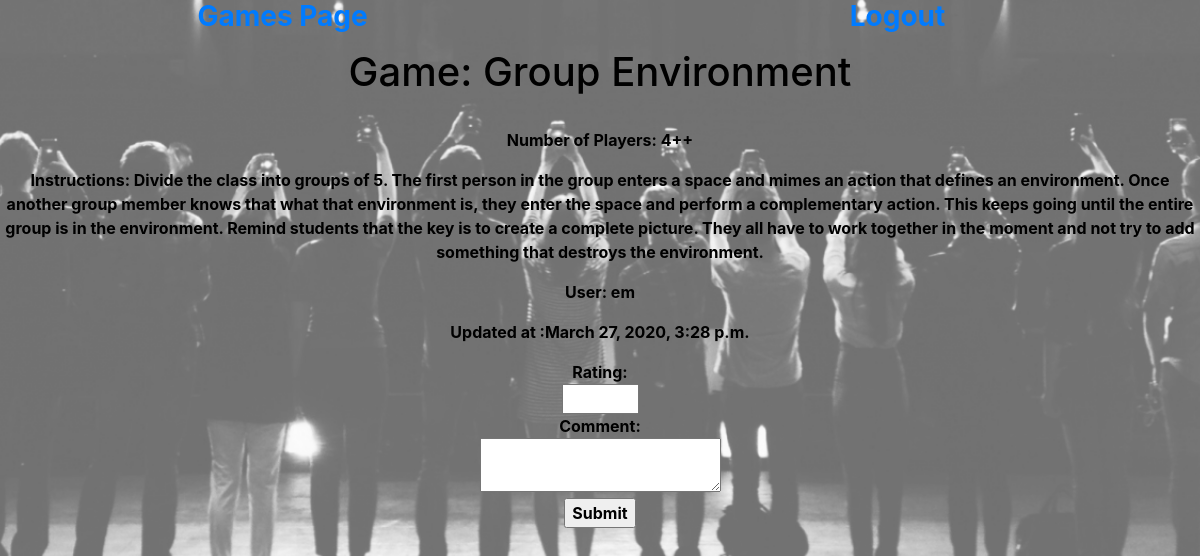
The page /games/19/view on the database its author committed.
### games/models.py (models this page shows)
class Game(models.Model):
    game_name = models.TextField()
    number_of_players = models.TextField()
    instructions = models.TextField()
    creator = models.ForeignKey(User, related_name = 'games', on_delete = models.CASCADE)
    created_at = models.DateTimeField(auto_now_add = True)
    updated_at = models.DateTimeField(auto_now = True)
    objects = GameManager()

### login/models.py (models this page shows)
class User(models.Model):
    first_name = models.CharField(max_length=32)
    last_name = models.CharField(max_length=32)
    email = models.CharField(max_length=254)
    password = models.CharField(max_length=60)
    username = models.CharField(max_length=32)
    created_at = models.DateTimeField(auto_now_add=True)
    updated_at = models.DateTimeField(auto_now=True)
    objects = UserManager()

### games/views.py (the view)
# urls.py: path('<int:game_id>/view', views.view_game),
def view_game(request, game_id):
    context = {
        'game': Game.objects.get(id = game_id),
    }
    return render(request, 'view_game.html', context)

### games/templates/view_game.html (shortened to what this page needs)
<!DOCTYPE html>
<html lang="en">
<head>
    {% load static %}
    <link rel="stylesheet" href="https://stackpath.bootstrapcdn.com/bootstrap/4.3.1/css/bootstrap.min.css"
>
    <link rel="stylesheet" href="{% static 'css/view_game_style.css' %}">
    </head>
<body>
    <div class='row'>
        <div class='col'>
            <h3><a href='/games'>Games Page</a></h3>
        </div>
        <div class='col'>
            <h3><a href='/logout'>Logout</a></h3>
        </div><br><br>
    </div>
    <h1>Game: {{ game.game_name }}</h1><br>
    <div class='row'>
        <div class='col'>
            <p>Number of Players: {{ game.number_of_players }}</p>
            <p>Instructions: {{ game.instructions }}</p>
            <p>User: {{ game.creator.username }}</p>
            <p>Updated at :{{ game.updated_at }}</p>
        </div>
    </div>
    <form action='create_review' method='POST'>
        Rating:<br>
        <input type='number' name='rating' min='1' max='5'><br>
        Comment:<br>
        <textarea name='comment'></textarea> <br>
        <input type='submit'>
    </form>
</body>
</html>

### games/static/css/view_game_style.css (style rules this page uses)
* { color: rgb(0, 0, 0); text-align: center; text-decoration: none; font-weight: bold; }
body::after { content: ""; background-image:url('../img/view.png'); background-repeat: no-repeat; background-position: center; background-size: cover; background-attachment: scroll; opacity: 0.6; top: 0; left: 0; bottom: 0; right: 0; position: fixed; z-index: -1; }
h3 { margin-right: 20px; }

### rows shown on the page
Game: game_name "Group Environment", number_of_players "4++", instructions "Divide the class into groups of 5. The first person in the group enters a space and mimes an action that defines an environment. Once another group member knows that what that environment is, they enter the space and perform a complementary action. This keeps going until the entire group is in the environment. Remind students that the key is to create a complete picture. They all have to work together in the moment and not try to add something that destroys the environment.", creator.username "em", updated_at "March 27, 2020, 3:28 p.m."
